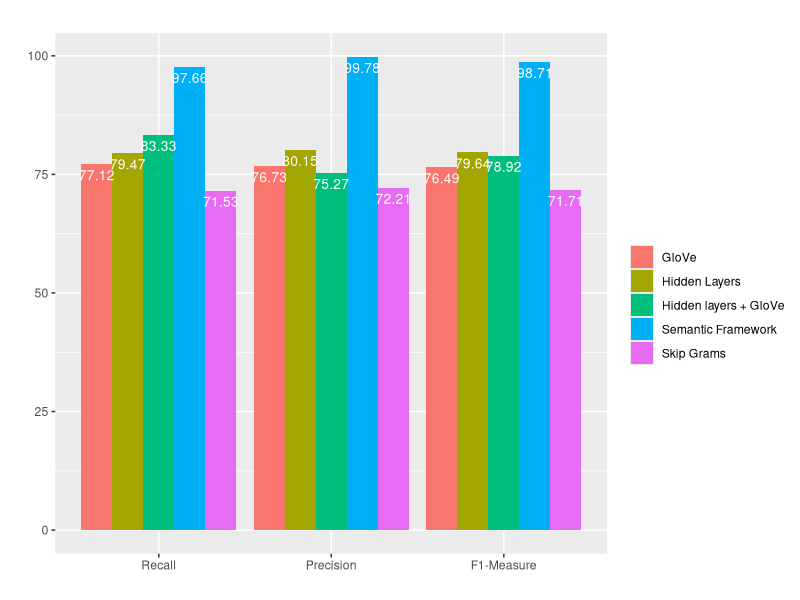

Source code (R):
library(ggplot2)

# 950 x 255
valoresExp1 <- c(87.58, 85.96, 86.70, 92, 87.96, 89.83, 87.41, 89.12, 88.17, 84.29, 87.05, 85.09, 87.52, 92.15, 89.83)
valoresExp2 <- c(99.57, 77.80, 87.35, 93.26, 84.97, 88.68, 94.09, 83.39, 88.31, 93.10, 83.14, 87.61, 96.72, 81.4, 89.06)
valoresExp3 <- c(86.67, 71.85, 78.01, 77.92, 84.23, 80.53, 77.7, 76.74, 76.93, 74.96, 84.52, 78.36, 95.18, 80.89, 88.03)
valoresExp4 <- c(79.47, 80.15, 79.64, 77.12, 76.73, 76.49, 83.33, 75.27, 78.92, 71.53, 72.21, 71.71, 97.66, 99.78, 98.71)

df1 <- data.frame(supp=rep(c("Hidden Layers", "GloVe", "Hidden layers + GloVe", "Skip Grams", "Semantic Framework"), each=3),
                  metric=rep(c("Recall", "Precision", "F1-Measure"),5),
                  len=valoresExp4)

head(df1)
df1$metric <- factor(df1$metric, levels = c("Recall", "Precision", "F1-Measure"))

ggplot(data=df1, aes(x=metric, y=len, fill=supp)) +
  geom_bar(stat="identity", position=position_dodge()) +
  geom_text(aes(label=len), vjust=1.6, color="white",
          position = position_dodge(0.9), size=3.5) +
  labs(title="", x = "", y = "", color = "Categorias", fill = "")
